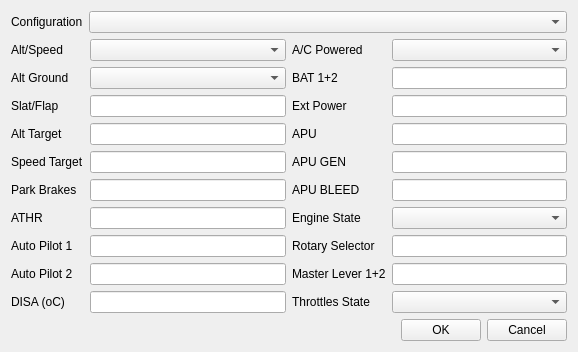
<?xml version="1.0" encoding="UTF-8"?>
<ui version="4.0">
 <class>GTAInitConfigWidget</class>
 <widget class="QWidget" name="GTAInitConfigWidget">
  <property name="geometry">
   <rect>
    <x>0</x>
    <y>0</y>
    <width>578</width>
    <height>336</height>
   </rect>
  </property>
  <property name="windowTitle">
   <string>Init Item Creator</string>
  </property>
  <layout class="QGridLayout" name="gridLayout_3">
   <item row="0" column="0">
    <layout class="QHBoxLayout" name="horizontalLayout">
     <item>
      <widget class="QLabel" name="label">
       <property name="sizePolicy">
        <sizepolicy hsizetype="Fixed" vsizetype="Fixed">
         <horstretch>0</horstretch>
         <verstretch>0</verstretch>
        </sizepolicy>
       </property>
       <property name="text">
        <string>Configuration</string>
       </property>
      </widget>
     </item>
     <item>
      <widget class="QComboBox" name="ConfiguruationCB">
       <property name="sizePolicy">
        <sizepolicy hsizetype="Preferred" vsizetype="Fixed">
         <horstretch>0</horstretch>
         <verstretch>1</verstretch>
        </sizepolicy>
       </property>
      </widget>
     </item>
    </layout>
   </item>
   <item row="1" column="0">
    <layout class="QHBoxLayout" name="horizontalLayout_2">
     <item>
      <layout class="QGridLayout" name="gridLayout">
       <item row="0" column="0">
        <widget class="QLabel" name="label_2">
         <property name="text">
          <string>Alt/Speed</string>
         </property>
        </widget>
       </item>
       <item row="0" column="2">
        <widget class="QComboBox" name="AltoSpeedCB"/>
       </item>
       <item row="1" column="0">
        <widget class="QLabel" name="label_3">
         <property name="text">
          <string>Alt Ground</string>
         </property>
        </widget>
       </item>
       <item row="1" column="2">
        <widget class="QComboBox" name="AltGroundCB"/>
       </item>
       <item row="2" column="0">
        <widget class="QLabel" name="label_4">
         <property name="text">
          <string>Slat/Flap</string>
         </property>
        </widget>
       </item>
       <item row="2" column="2">
        <widget class="QLineEdit" name="SlatoFlapLE"/>
       </item>
       <item row="3" column="0">
        <widget class="QLabel" name="label_5">
         <property name="text">
          <string>Alt Target</string>
         </property>
        </widget>
       </item>
       <item row="3" column="2">
        <widget class="QLineEdit" name="AltTragetLE"/>
       </item>
       <item row="4" column="0" colspan="2">
        <widget class="QLabel" name="label_6">
         <property name="text">
          <string>Speed Target</string>
         </property>
        </widget>
       </item>
       <item row="4" column="2">
        <widget class="QLineEdit" name="SpeedTargetLE"/>
       </item>
       <item row="5" column="0">
        <widget class="QLabel" name="label_7">
         <property name="text">
          <string>Park Brakes</string>
         </property>
        </widget>
       </item>
       <item row="5" column="2">
        <widget class="QLineEdit" name="ParkBrakeLE"/>
       </item>
       <item row="6" column="0">
        <widget class="QLabel" name="label_8">
         <property name="text">
          <string>ATHR</string>
         </property>
        </widget>
       </item>
       <item row="6" column="2">
        <widget class="QLineEdit" name="AthrLE"/>
       </item>
       <item row="7" column="0">
        <widget class="QLabel" name="label_9">
         <property name="text">
          <string>Auto Pilot 1</string>
         </property>
        </widget>
       </item>
       <item row="7" column="2">
        <widget class="QLineEdit" name="AutoPilo1LE"/>
       </item>
       <item row="8" column="0">
        <widget class="QLabel" name="label_10">
         <property name="text">
          <string>Auto Pilot 2</string>
         </property>
        </widget>
       </item>
       <item row="8" column="2">
        <widget class="QLineEdit" name="AutoPilo2LE"/>
       </item>
       <item row="9" column="0">
        <widget class="QLabel" name="label_11">
         <property name="text">
          <string>DISA (oC)</string>
         </property>
        </widget>
       </item>
       <item row="9" column="2">
        <widget class="QLineEdit" name="DisaLE"/>
       </item>
      </layout>
     </item>
     <item>
      <layout class="QGridLayout" name="gridLayout_2">
       <item row="0" column="0">
        <widget class="QLabel" name="label_12">
         <property name="text">
          <string>A/C Powered</string>
         </property>
        </widget>
       </item>
       <item row="0" column="1">
        <widget class="QComboBox" name="ACPoweredCB"/>
       </item>
       <item row="1" column="0">
        <widget class="QLabel" name="label_13">
         <property name="text">
          <string>BAT 1+2</string>
         </property>
        </widget>
       </item>
       <item row="1" column="1">
        <widget class="QLineEdit" name="Bat1n2LE"/>
       </item>
       <item row="2" column="0">
        <widget class="QLabel" name="label_14">
         <property name="text">
          <string>Ext Power</string>
         </property>
        </widget>
       </item>
       <item row="2" column="1">
        <widget class="QLineEdit" name="ExtPowerLE"/>
       </item>
       <item row="3" column="0">
        <widget class="QLabel" name="label_15">
         <property name="text">
          <string>APU</string>
         </property>
        </widget>
       </item>
       <item row="3" column="1">
        <widget class="QLineEdit" name="APULE"/>
       </item>
       <item row="4" column="0">
        <widget class="QLabel" name="label_16">
         <property name="text">
          <string>APU GEN</string>
         </property>
        </widget>
       </item>
       <item row="4" column="1">
        <widget class="QLineEdit" name="APUGenLE"/>
       </item>
       <item row="5" column="0">
        <widget class="QLabel" name="label_17">
         <property name="text">
          <string>APU BLEED</string>
         </property>
        </widget>
       </item>
       <item row="5" column="1">
        <widget class="QLineEdit" name="APUBleedLE"/>
       </item>
       <item row="6" column="0">
        <widget class="QLabel" name="label_18">
         <property name="text">
          <string>Engine State</string>
         </property>
        </widget>
       </item>
       <item row="6" column="1">
        <widget class="QComboBox" name="EngineStateCB"/>
       </item>
       <item row="7" column="0">
        <widget class="QLabel" name="label_19">
         <property name="text">
          <string>Rotary Selector</string>
         </property>
        </widget>
       </item>
       <item row="7" column="1">
        <widget class="QLineEdit" name="RotarySelectorLE"/>
       </item>
       <item row="8" column="0">
        <widget class="QLabel" name="label_20">
         <property name="text">
          <string>Master Lever 1+2</string>
         </property>
        </widget>
       </item>
       <item row="8" column="1">
        <widget class="QLineEdit" name="MasterLevel1n2LE"/>
       </item>
       <item row="9" column="0">
        <widget class="QLabel" name="label_21">
         <property name="text">
          <string>Throttles State</string>
         </property>
        </widget>
       </item>
       <item row="9" column="1">
        <widget class="QComboBox" name="ThrottleStateCB"/>
       </item>
      </layout>
     </item>
    </layout>
   </item>
   <item row="2" column="0">
    <layout class="QHBoxLayout" name="horizontalLayout_3">
     <item>
      <spacer name="horizontalSpacer">
       <property name="orientation">
        <enum>Qt::Horizontal</enum>
       </property>
       <property name="sizeHint" stdset="0">
        <size>
         <width>338</width>
         <height>20</height>
        </size>
       </property>
      </spacer>
     </item>
     <item>
      <widget class="QPushButton" name="OKPB">
       <property name="text">
        <string>OK</string>
       </property>
       <property name="icon">
        <iconset resource="resource.qrc">
         <normaloff>:/images/forms/img/OK.png</normaloff>:/images/forms/img/OK.png</iconset>
       </property>
      </widget>
     </item>
     <item>
      <widget class="QPushButton" name="CancelPB">
       <property name="text">
        <string>Cancel</string>
       </property>
       <property name="icon">
        <iconset resource="resource.qrc">
         <normaloff>:/images/forms/img/CANCEL.jpg</normaloff>:/images/forms/img/CANCEL.jpg</iconset>
       </property>
      </widget>
     </item>
    </layout>
   </item>
  </layout>
 </widget>
 <resources>
  <include location="resource.qrc"/>
 </resources>
 <connections/>
</ui>
